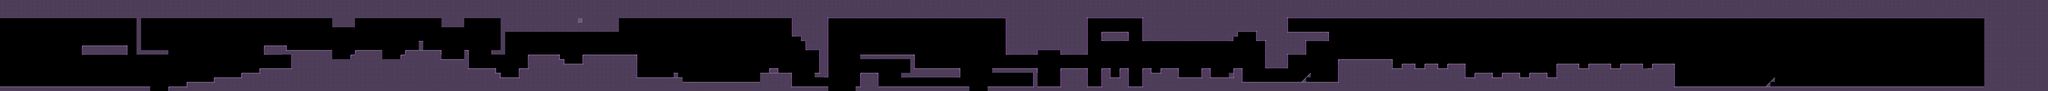

Below is a game level as drawn by its tile map, then a one-line description and the .tmx that defines it (tile-layer data replaced by summaries):
An orthogonal 450x20 tile map with 40x40 px tiles, 2 tile layers (Back_fond, Sol), 8 tilesets and 261 objects (83x Piques, 55x Tube, 48x Soufflerie, 17x Des_sol, 15x AlienHorizontal, ...).

<map version="1.0" orientation="orthogonal" width="450" height="20" tilewidth="40" tileheight="40">
 <tileset firstgid="1" name="aith_tiles" tilewidth="40" tileheight="40">
  <image source="../../gfx/misc/aith_tiles.png" width="240" height="120" />
 </tileset>
 <tileset firstgid="19" name="tileset_tremplin_80" tilewidth="80" tileheight="80">
  <image source="../../gfx/gameplay/tileset_tremplin_80.png" width="240" height="80" />
 </tileset>
 <tileset firstgid="22" name="tileset_tremplin_120" tilewidth="120" tileheight="120">
  <image source="../../gfx/gameplay/tileset_tremplin_120.png" width="360" height="120" />
 </tileset>
 <tileset firstgid="25" name="aith_tiles_vaisseau" tilewidth="40" tileheight="40">
  <image source="../../gfx/misc/aith_tiles_vaisseau.png" width="240" height="120" />
 </tileset>
 <tileset firstgid="43" name="fond" tilewidth="5000" tileheight="800">
  <image source="fond.png" width="5000" height="800" />
 </tileset>
 <tileset firstgid="44" name="background-far" tilewidth="400" tileheight="400">
  <image source="background-far.png" width="4400" height="400" />
 </tileset>
 <tileset firstgid="55" name="background-middle" tilewidth="400" tileheight="400">
  <image source="background-middle.png" width="4400" height="400" />
 </tileset>
 <tileset firstgid="66" name="background-near" tilewidth="400" tileheight="400">
  <image source="background-near.png" width="4400" height="400" />
 </tileset>
 <layer name="Back_fond" width="450" height="20">
  <data>[9000 cells, 1 non-empty, 1 distinct tile ids]</data>
 </layer>
 <objectgroup name="Fond" width="450" height="20">
  <object gid="43" x="-760" y="800" />
  <object gid="43" x="4000" y="800" />
  <object gid="43" x="8760" y="800" />
  <object gid="43" x="13520" y="800" />
 </objectgroup>
 <objectgroup name="Back_clouds" width="450" height="20" />
 <objectgroup name="Back_far" width="450" height="20" />
 <objectgroup name="Back_middle" width="450" height="20" />
 <objectgroup name="Back_near" width="450" height="20">
  <object gid="69" x="520" y="400" />
  <object gid="68" x="680" y="400" />
 </objectgroup>
 <layer name="Sol" width="450" height="20" opacity="0.69">
  <data>[9000 cells, 4147 non-empty, 14 distinct tile ids]</data>
 </layer>
 <objectgroup color="#ff2718" name="Gameplay" width="450" height="20" opacity="0.79">
  <object name="Sol_Destructible" type="Des_sol" x="1480" y="440" width="200" height="40" />
  <object name="soufflerie" type="Soufflerie" x="1400" y="760" width="80" height="40" />
  <object name="Sol_Destructible" type="Des_sol" x="1680" y="440" width="200" height="40" />
  <object name="soufflerie" type="Soufflerie" x="1480" y="720" width="80" height="40" />
  <object name="soufflerie" type="Soufflerie" x="1320" y="760" width="80" height="40" />
  </objectgroup>
</map>
<!-- 250 of 261 objects omitted -->